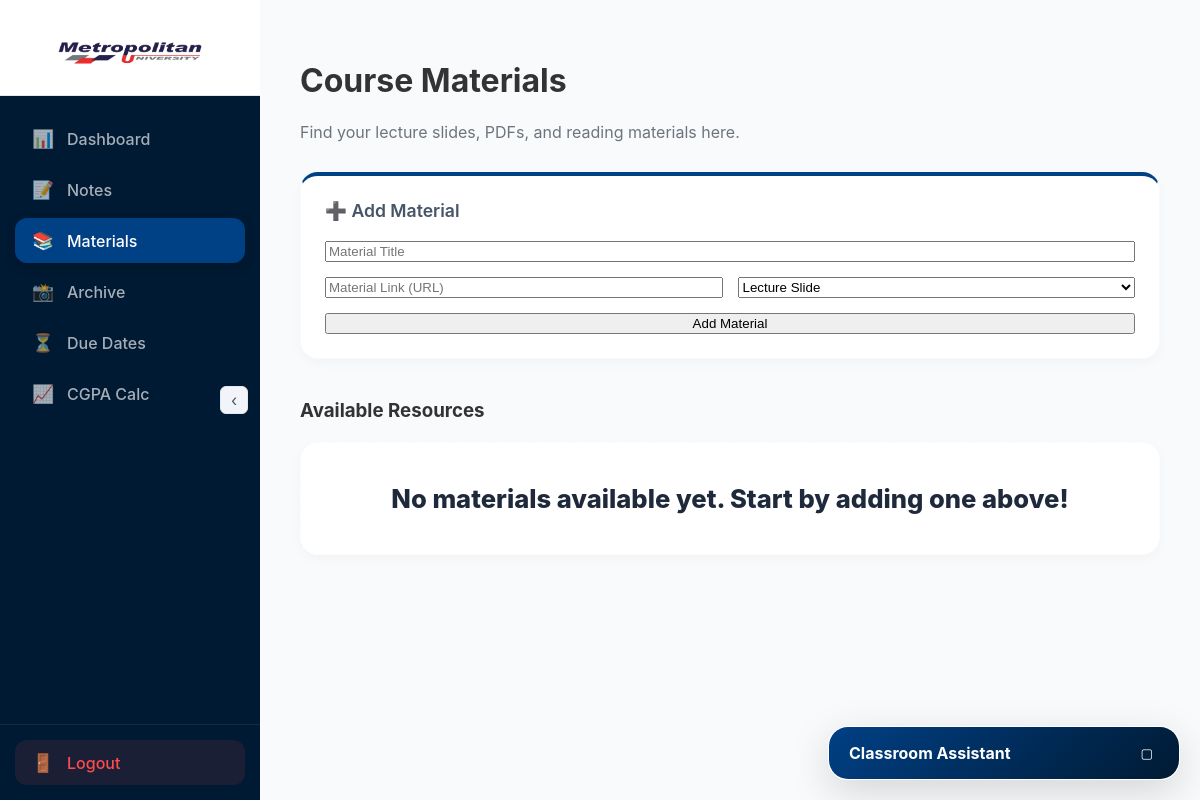
The app's page /materials.php (signed in), older data.
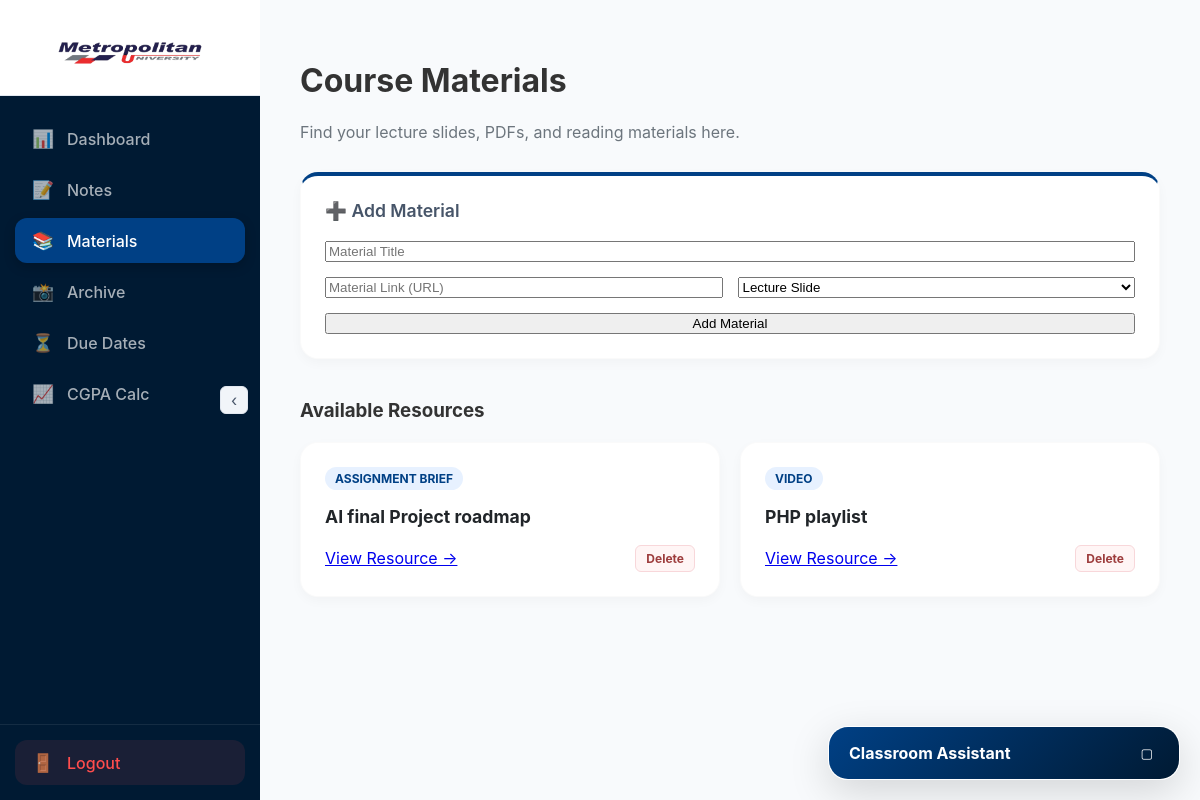
The same page, newer data.
### tables this page shows
CREATE TABLE materials (
    id INTEGER PRIMARY KEY AUTOINCREMENT,
    title TEXT NOT NULL,
    url TEXT NOT NULL,
    type TEXT NOT NULL,
    created_at DATETIME DEFAULT CURRENT_TIMESTAMP
, user_id INTEGER REFERENCES users(id));

### materials.php (the view, shortened to what this page needs)
<?php
require_once 'includes/db.php';
$stmt = $db->prepare("SELECT * FROM materials WHERE user_id = ? ORDER BY created_at DESC");
$stmt->execute([$_SESSION['user_id']]);
$materials = $stmt->fetchAll();
?>
<?php include 'includes/header.php'; ?>
<h1>Course Materials</h1>
<p style="color: #6c757d; margin-bottom: 30px;">Find your lecture slides, PDFs, and reading materials here.</p>
<div class="card" style="margin-bottom: 40px; border-top: 4px solid #004085;">
    <h3 style="margin-top: 0; margin-bottom: 20px;">➕ Add Material</h3>
    <form method="POST" style="display: grid; grid-template-columns: 1fr 1fr; gap: 15px;">
        <input type="text" name="title" placeholder="Material Title" required style="grid-column: span 2;">
        <input type="url" name="url" placeholder="Material Link (URL)" required>
        <select name="type">
            <option value="Lecture Slide">Lecture Slide</option>
        </select>
        <button type="submit" style="grid-column: span 2;">Add Material</button>
    </form>
</div>
<h3 style="margin-bottom: 20px;">Available Resources</h3>
<?php if (empty($materials)): ?>
    <div class="card" style="padding: 40px; text-align: center; color: #6c757d; border-style: dashed;">
        <p>No materials available yet. Start by adding one above!</p>
    </div>
<?php else: ?>
    <div style="display: grid; grid-template-columns: repeat(auto-fill, minmax(300px, 1fr)); gap: 20px;">
        <?php foreach ($materials as $index => $item): ?>
            <div class="card" style="animation-delay: <?php echo ($index * 0.05); ?>s;">
                <div style="display: flex; justify-content: space-between; align-items: flex-start; margin-bottom: 15px;">
                    <span style="font-size: 0.75rem; font-weight: 700; color: #004085; text-transform: uppercase; background: #e7f1ff; padding: 4px 10px; border-radius: 20px;">
                        <?php echo htmlspecialchars($item['type']); ?>
                    </span>
                </div>
                <strong style="font-size: 1.1rem; color: #212529; display: block; margin-bottom: 15px; line-height: 1.4;">
                    <?php echo htmlspecialchars($item['title']); ?>
                </strong>
                <div style="display: flex; justify-content: space-between; align-items: center; margin-top: auto;">
                    <a href="<?php echo htmlspecialchars($item['url']); ?>" target="_blank" class="card-link">
                        View Resource &rarr;
                    </a>
                    <a href="materials.php?delete=<?php echo $item['id']; ?>"
                       onclick="return confirm('Delete this material?')"
                       style="color: #9d3d3d; text-decoration: none; font-size: 0.75rem; font-weight: 700; border: 1px solid #f8d7da; padding: 5px 10px; border-radius: 6px; background: #fff5f5; transition: all 0.2s;">
                        Delete
                    </a>
                </div>
            </div>
        <?php endforeach; ?>
    </div>
<?php endif; ?>
<?php include 'includes/footer.php'; ?>

Row changes from the older to the newer data that the page shows:
added materials: type "ASSIGNMENT BRIEF", title "AI final Project roadmap"
added materials: type "VIDEO", title "PHP playlist"
Text that changed along with them:
text no longer shown: "No materials available yet. Start by adding one above!"
